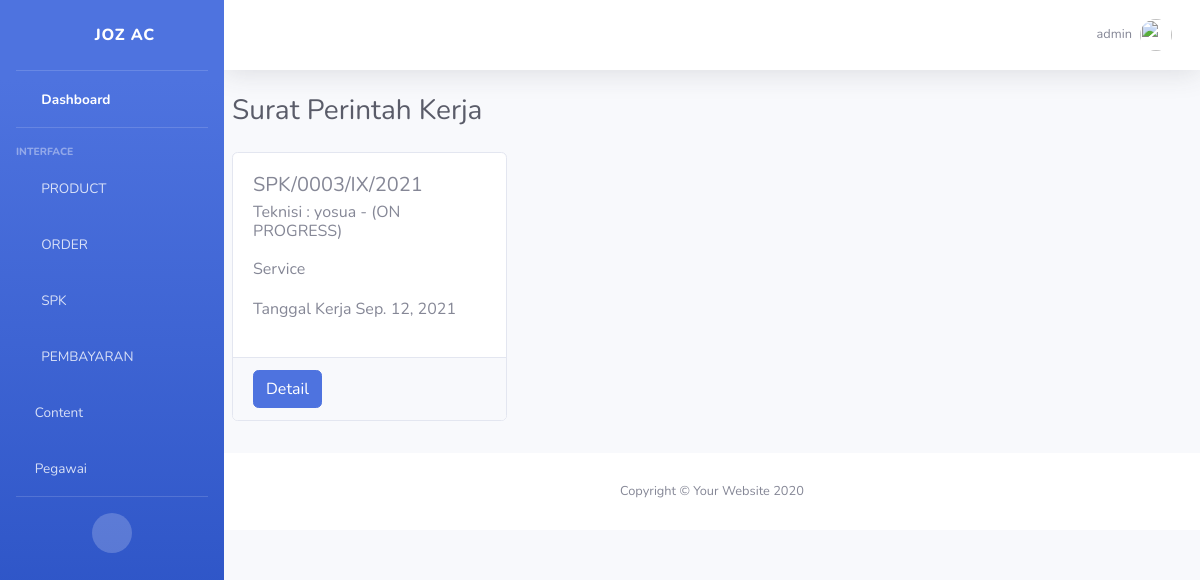
The app's page /spk/admin/OnProgress/ (signed in), older data.
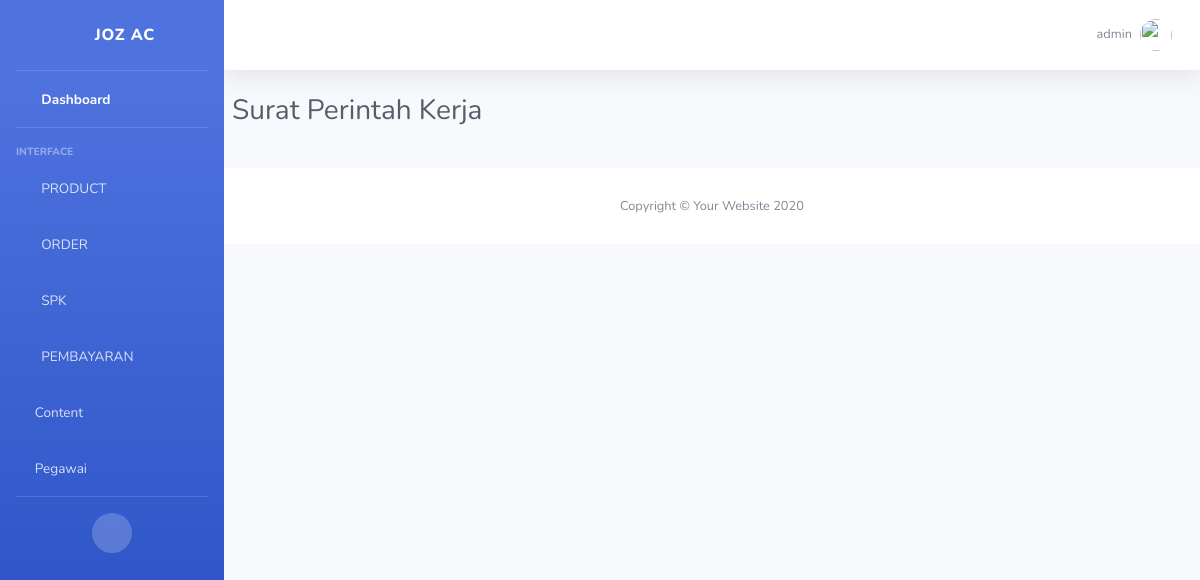
The same page, newer data.
### SPK_teknisi/models.py (models this page shows, shortened)
class SPKModel(models.Model):
    statusChoice        = [
        ('PENDING','ON PROGRESS'),
        ('CANCEL','CANCEL'),
        ('SELESAI','SELESAI'),
    ]
    no_SPK			= models.CharField(max_length=30, verbose_name='Nomor SPK', blank=True, unique=True)
    tgl_input		= models.DateField(auto_now=True, verbose_name='Tanggal Input')
    teknisi			= models.ForeignKey(settings.AUTH_USER_MODEL, on_delete=models.SET_NULL, related_name='teknisiUser', verbose_name='Teknisi', null=True)
    pesanan		    = models.OneToOneField(InvoiceModel, related_name='SPK', on_delete=models.SET_NULL, verbose_name='Invoice', null=True)
    tgl_pengerjaan	= models.DateField(verbose_name='Tanggal Pengerjaan')
    keterangan		= models.TextField(verbose_name='Keterangan')
    status			= models.CharField(choices=statusChoice, max_length=10, default='PENDING')
    slug_SPK		= models.SlugField()
    class Meta:
        verbose_name='Surat Perintah Kerja'
        verbose_name_plural='Surat Perintah Kerja'

### account/models.py (models this page shows)
class Account(AbstractBaseUser, PermissionsMixin):
	jabatanChoice        = [
	('ADMIN','ADMIN'),
	('TEKNISI','TEKNISI'),
	]
	username 	= models.CharField(max_length=20, unique=True)
	jabatan 	= models.CharField(choices=jabatanChoice, max_length=8)
	date_joined = models.DateTimeField(auto_now_add=True)
	last_login 	= models.DateTimeField(auto_now=True)
	is_active = models.BooleanField(default=True)
	is_staff = models.BooleanField(default=True)
	is_superuser = models.BooleanField(default=False)
	is_admin	= models.BooleanField(default=True)
	objects = AccountManage()
	USERNAME_FIELD = 'username'
	REQUIRED_FIELDS = []
	def __str__(self):
		return self.username
	class Meta:
		verbose_name = 'Account'
		verbose_name_plural = 'Account'

### SPK_teknisi/views.py (the view)
# urls.py: path('admin/OnProgress/', SPK_Progress_List.as_view(), name='OnProgress'),
class SPK_Progress_List(LoginRequiredMixin, ListView):
	login_url = reverse_lazy('account:login')
	model = SPKModel
	template_name = 'SPk_teknisi/OnProgress.html'
	context_object_name = 'object'
	if model.objects.filter(status='PENDING') != None:
		queryset = model.objects.filter(status='PENDING')
	else:queryset = None

### SPK_teknisi/templates/SPK_teknisi/OnProgress.html (shortened to what this page needs)
{% extends "admin/base_admin.html" %}
{% block Content %}
	<div class="container-fluid pr-auto pl-2">
		<div class="d-sm-flex align-items-center justify-content-between mb-4">
	        <h1 class="h3 mb-0 text-gray-800">Surat Perintah Kerja</h1>
	    </div>
	    <div class="row row-cols-1 row-cols-md-3 md-3 mb-3">
		{% for data in object %}
		<div class="col-sm-6 card-deck mb-3">
			<div class="card" style="width: 30%;">
			  <div class="card-body">
			    <h5 class="card-title">{{data.no_SPK}}</h5>
			    <h6 class="card-subtitle mb-2 text-muted">Teknisi : {{data.teknisi.username}} - ({{data.get_status_display}})</h6>
			    <p class="card-text">{{data.keterangan|linebreaks}}Tanggal Kerja {{data.tgl_pengerjaan}}</p>
			  </div>
			    <div class="card-footer">
				    <a href="{% url "spk:update" slug=data.slug_SPK %}" class="card-link btn btn-primary">Detail</a>
				</div>
			</div>
		</div>
		{% endfor %}
		</div>
    </div>
{% endblock Content %}

Row changes from the older to the newer data that the page shows:
removed SPKModel: no_SPK "SPK/0003/IX/2021", teknisi.username "yosua", status "ON PROGRESS", keterangan "Service", tgl_pengerjaan "Sep. 12, 2021"
